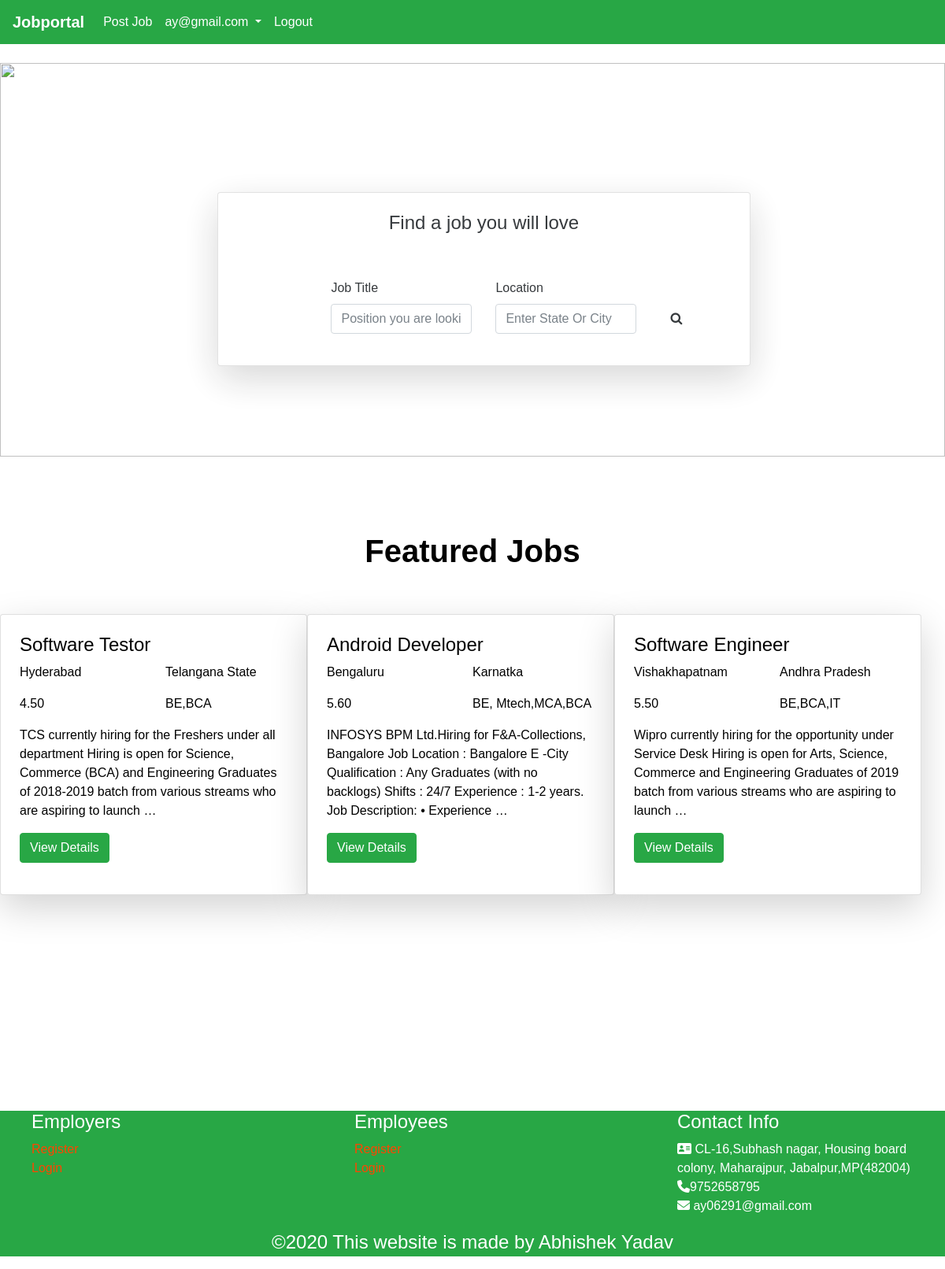
The app's page / (signed in) with its own data.
### Webapp/models.py (models this page shows, shortened)
class Job_Postings(models.Model):
    companyname = models.CharField(max_length=30)
    country = models.CharField(max_length=30)
    pincode = models.IntegerField()
    city = models.CharField(max_length=20)
    state = models.CharField(max_length=30)
    address = models.CharField(max_length=40)
    vacancyname = models.CharField(max_length=90)
    vacancytype = models.CharField(max_length=100)
    salary = models.DecimalField(max_digits=10,decimal_places=2)
    qualification = models.CharField(max_length=15)
    aboutjob = models.TextField(max_length=220)
    postedby = models.CharField(max_length=30)
    vacancy =  models.CharField(max_length=40)

### Webapp/views.py (the view)
# urls.py: path('',views.ViewJobs),
def ViewJobs(request):
   show = Job_Postings.objects.all()
   context = {'show':show}
   return render(request, 'MyApp/home.html', context)

### template/MyApp/home.html (shortened to what this page needs)
<!DOCTYPE html>
{% extends 'MyApp/base.html' %}
{% block body_block %}
<div class="image" style="position:relative;">
</div>
<div class="card shadow-lg p-4 mb-4" style="opacity:0.9;position:absolute;margin-top:-28%;margin-left:23%">
  <section class="job-form-section job-form-section--compressed" >
        <div class="container">
            <center>  <h4 class="heading">Find a <span class="accent">job </span> you will <span class="accent">love</span></h4></center><br><br>
            <form action="/searchjob/" method="post"  >
                <div class="controls">
                    <div class="row align-items-end">
                        <div class="col-sm-5 col-lg-4 form-group">
                            <label for="profession">Job Title</label>
                            <input type="text" id="position" name="position"
                                   placeholder="Position you are looking for" class="form-control">
                        </div>
                        <div class="col-sm-5 col-lg-4 form-group">
                            <label for="location">Location</label>
                            <input type="text" id="location" name="location" placeholder="Enter State Or City"
                                   value="" class="form-control">
                        </div>
                        <div class="col-sm-1 col-lg-2 form-group">
                            <button type="submit" name="name"
                                    class="btn btn-outline-white-primary job-main-form__button">
                                <i class="fa fa-search"></i>
                            </button>
                        </div>
                    </div>
                </div>
            </form>
        </div>
    </section>
</div>
<br><br><br><br>
<font color="Black">
	<h1 align="center" class="font-weight-bold" color>Featured Jobs</h1>
        <br>
        <br>
    <div class="row col-sm-12" >
{% for x in show %}
    <div class="col-sm-4 card shadow-lg p-4 mb-4">
        <div class="row">
            <div class="col-sm-12">
                <h4>{{ x.vacancyname }}</h4>
            </div>
        </div>
    <div class="row">
        <div class="col-sm-6">
            <p>{{ x.city }}</p>
        </div>
        <div class="col-sm-6">
            <p>{{ x.state }}</p>
        </div>
    </div>
    <div class="row">
        <div class="col-sm-6">
            <p>{{ x.salary }}</p>
        </div>
        <div class="col-sm-6">
            <p>{{ x.qualification }}</p>
        </div>
    </div>
        <div class="row">
        <div class="col-sm-12">
            <p>{{ x.aboutjob|truncatewords:30 }}</p>
        </div>
        </div>
    <form method="post" action="/jobdetail/">
        <div class="form-group">
            <input type="submit" name="job_details" value="View Details" class="btn btn-success">
        </div>
    </form>
    </div>
{% endfor %}
    </div>
</font>
{% endblock %}

### records on screen
Job_Postings: vacancyname "Software Testor", city "Hyderabad", state "Telangana State", salary "4.50", qualification "BE,BCA", aboutjob "TCS currently hiring for the Freshers under all department Hiring is open for Science, Commerce (BCA) and Engineering Graduates of 2018-2019 batch from various streams who are aspiring to launch …"
Job_Postings: vacancyname "Android Developer", city "Bengaluru", state "Karnatka", salary "5.60", qualification "BE, Mtech,MCA,BCA", aboutjob "INFOSYS BPM Ltd.Hiring for F&A-Collections, Bangalore Job Location : Bangalore E -City Qualification : Any Graduates (with no backlogs) Shifts : 24/7 Experience : 1-2 years. Job Description: • Experience …"
Job_Postings: vacancyname "Software Engineer", city "Vishakhapatnam", state "Andhra Pradesh", salary "5.50", qualification "BE,BCA,IT", aboutjob "Wipro currently hiring for the opportunity under Service Desk Hiring is open for Arts, Science, Commerce and Engineering Graduates of 2019 batch from various streams who are aspiring to launch …"

### other values on screen
{{ request.session.useremail }} "ay@gmail.com"
